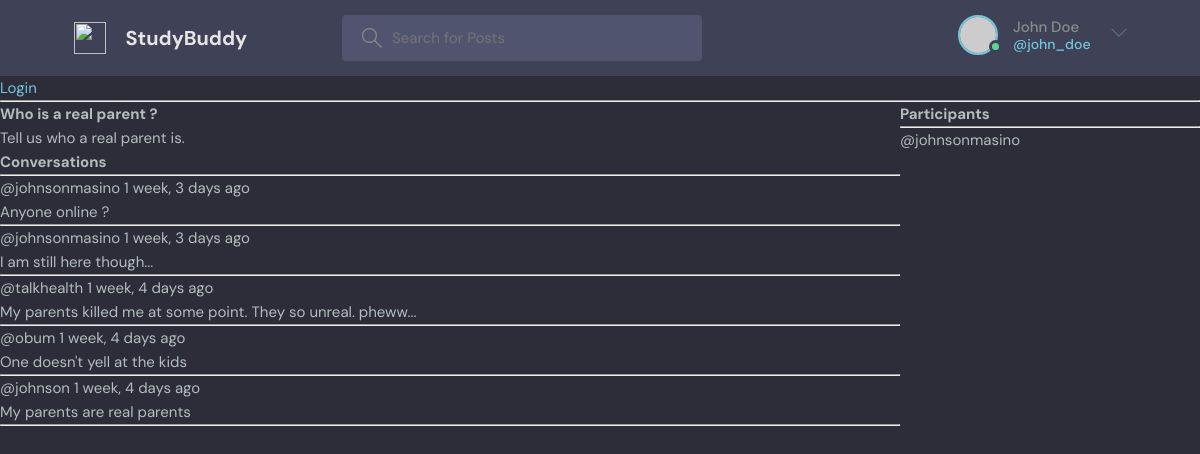
The app's page /service/24/, older data.
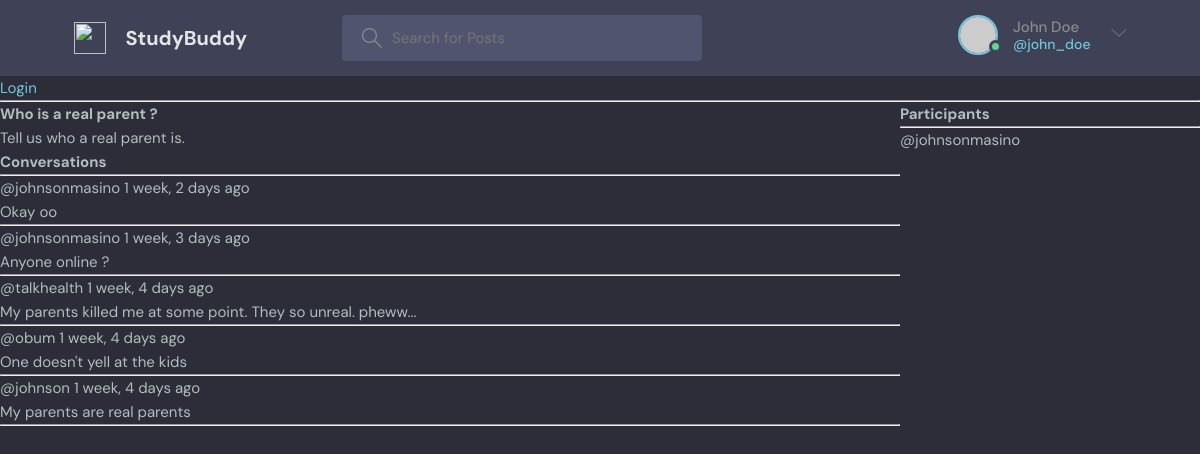
The same page, newer data.
### NinazHairline/models.py (models this page shows, shortened)
class Service(models.Model):
    host = models.ForeignKey(User, on_delete=models.SET_NULL, null=True)
    topic = models.ForeignKey(Topic, on_delete=models.SET_NULL, null=True)
    name = models.CharField(max_length=200)
    description = models.TextField(null=True, blank=True)
    participants = models.ManyToManyField(
        User, related_name='participants', blank=True)
    updated = models.DateTimeField(auto_now=True)
    created = models.DateTimeField(auto_now_add=True)
    class Meta:
        ordering = ['-updated', '-created']

class Message(models.Model):
    user = models.ForeignKey(User, on_delete=models.CASCADE)
    service = models.ForeignKey(Service, on_delete=models.CASCADE)
    body = models.TextField()
    updated = models.DateTimeField(auto_now=True)
    created = models.DateTimeField(auto_now_add=True)
    class Meta:
        ordering = ['-updated', '-created']

### NinazHairline/views.py (the view, shortened to what this page needs)
# urls.py: path('service/<str:pk>/', views.service, name='service'),
def service(request, pk):
    service = Service.objects.get(id=pk)
    service_messages = service.message_set.all().order_by('-created')
    participants = service.participants.all()
    context = {'service': service, 'service_messages': service_messages,
               'participants': participants}
    return render(request, 'NinazHairline/service.html', context)

### NinazHairline/Templates/NinazHairline/service.html (shortened to what this page needs)
{%  extends 'NinazHairline/main.html' %}
{%  block content %}
<div class="service-container">
    <div>
        <h1>{{service.name}}</h1>
        <p>{{service.description}}</p>
        <div class="comment-wrapper">
            <h3>Conversations</h3>
            <hr>
            {% for message in service_messages %}
            <div>
                <small>@{{message.user}}  {{message.created|timesince}} ago</small>
                <p>{{message.body}}</p>
                <hr>
            </div>
            {% endfor %}
        </div>
    </div>
    <div>
        <h3>Participants</h3>
        <hr>
        {% for user in participants %}
            <div>
                <p>@{{user.username}}</p>
            </div>
        {% endfor %}
    </div>
</div>
{% endblock  %}

### NinazHairline/Templates/NinazHairline/main.html (shortened to what this page needs)
<!DOCTYPE html>
{% load static %}
<html lang="en">
<head>
    <link rel="stylesheet" href="{% static 'styles/style.css' %}" />
</head>
<body>
    {% include 'NinazHairline/navbar.html' %}
    {% block content %}
    {% endblock %}
</body>
</html>

### NinazHairline/Templates/NinazHairline/navbar.html (shortened to what this page needs)
<header class="header header--loggedIn">
    <div class="container">
      <a href="{% url 'home' %}" class="header__logo">
        <img src="assets/logo.svg" />
        <h1>StudyBuddy</h1>
      </a>
      <form class="header__search" method="GET" action="{% url 'home' %}">
        <label>
          <input name="q" placeholder="Search for Posts" />
        </label>
      </form>
      <nav class="header__menu">
        <div class="header__user">
          <a href="profile.html">
            <div class="avatar avatar--medium active">
              <img src="https://randomuser.me/api/portraits/men/37.jpg" />
            </div>
            <p>John Doe <span>@john_doe</span></p>
          </a>
          <button class="dropdown-button">
            <svg version="1.1" xmlns="http://www.w3.org/2000/svg" width="32" height="32" viewBox="0 0 32 32">
              <title>chevron-down</title>
              <path d="M16 21l-13-13h-3l16 16 16-16h-3l-13 13z"></path>
            </svg>
          </button>
        </div>
      </nav>
    </div>
  </header>
{% if request.user.is_authenticated %}
<p>Hello {{request.user}}</p>
<a href="{% url 'logout' %}">Logout</a>
{% else %}
<a href="{% url 'login' %}">Login</a>
{% endif %}
<hr>

### NinazHairline/static/styles/style.css (style rules this page uses)
:root { --color-main: #71c6dd; --color-main-light: #e1f6fb; --color-dark: #3f4156; --color-dark-medium: #51546e; --color-dark-light: #696d97; --color-light: #e5e5e5; --color-gray: #8b8b8b; --color-light-gray: #b2bdbd; --color-bg: #2d2d39; --color-success: #5dd693; --color-error: #fc4b0b; }
* { font-family: "DM Sans", -apple-system, BlinkMacSystemFont, "Segoe UI", Roboto, Oxygen, Ubuntu, Cantarell, "Open Sans", "Helvetica Neue", sans-serif; margin: 0; padding: 0; box-sizing: border-box; text-rendering: optimizeLegibility; font-size: inherit; }
html { font-size: 56.25%; }
@media only screen and (min-width: 1200px) { html { font-size: 62.5%; } }
body { line-height: 1.6; font-weight: 400; font-size: 1.5rem; color: var(--color-light-gray); background-color: var(--color-bg); min-height: 100vh; }
img { width: 100%; }
a { display: inline-block; color: var(--color-main); text-decoration: none; }
.container { max-width: 120rem; width: 90%; margin: auto; }
.avatar { position: relative; display: inline-block; border-radius: 50%; border: 2px solid var(--color-main); }
.avatar img { display: block; border-radius: 50%; object-fit: cover; object-position: center; }
.avatar::after { content: ""; display: block; position: absolute; background-color: var(--color-gray); z-index: 111; border-radius: 50%; border: 0.3rem solid var(--color-dark); }
.avatar.active::after { background-color: var(--color-success); }
.avatar.avatar--medium img { width: 3.6rem; height: 3.6rem; border-radius: 50%; }
.avatar.avatar--medium:after { width: 0.7rem; height: 0.7rem; bottom: 0px; right: -6px; }
.header { padding: 1.5rem; background-color: var(--color-dark); }
.header > .container { display: flex; gap: 9.5rem; }
.header__logo, .header__user { display: flex; gap: 2rem; align-items: center; }
.header__logo > img { height: 3.2rem; width: 3.2rem; }
.header__logo > h1 { font-weight: 700; font-size: 2rem; color: var(--color-light); }
.header__search > label { background-color: var(--color-dark-medium); padding: 1.3rem 1rem; display: flex; align-items: center; gap: 1rem; border-radius: 4px; }
.header__search svg { fill: var(--color-gray); width: 2rem; height: 2rem; margin-left: 1rem; }
.header__search input { width: 30rem; background: transparent; border: none; outline: none; color: var(--color-light); }
.header__menu { margin-left: auto; position: relative; }
.header__menu a { display: flex; gap: 1.5rem; align-items: center; font-weight: 500; text-decoration: none; color: var(--color-gray); }
.header__menu img { height: 3.6rem; }
.header__menu p { line-height: 1.2; }
.header__menu span { color: var(--color-main); font-weight: 500; font-size: 1.4rem; display: block; }
.header__menu svg { width: 1.6rem; height: 1.6rem; fill: var(--color-dark-light); }
.dropdown-button { background: transparent; border: 0; outline: 0; cursor: pointer; }

### NinazHairline/Templates/NinazHairline/service.html (style rules this page uses)
.service-container { display: grid; grid-template-columns: 3fr 1fr; }

Row changes from the older to the newer data that the page shows:
removed Message: user "johnsonmasino", created "1 week, 3 days", body "I am still here though..."
added Message: user "johnsonmasino", created "1 week, 2 days", body "Okay oo"
